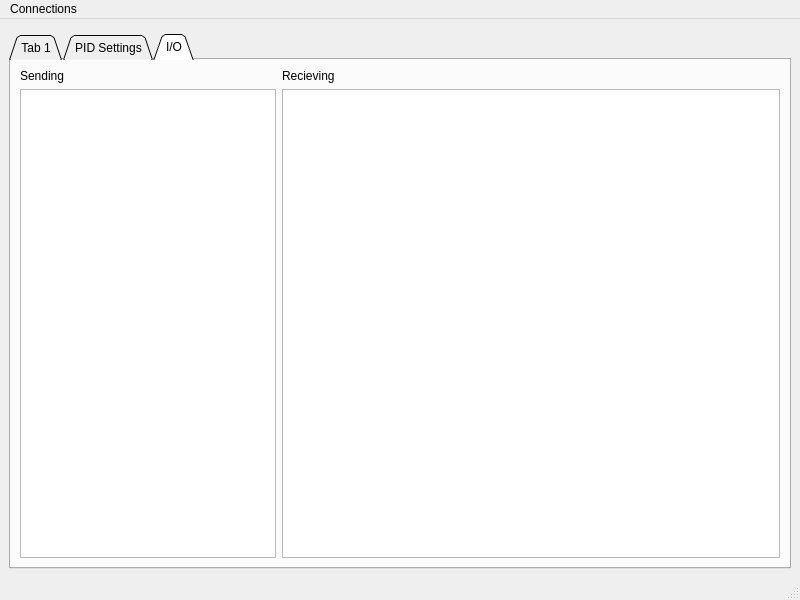
<?xml version="1.0" encoding="UTF-8"?>
<ui version="4.0">
 <class>MainWindow</class>
 <widget class="QMainWindow" name="MainWindow">
  <property name="geometry">
   <rect>
    <x>0</x>
    <y>0</y>
    <width>800</width>
    <height>600</height>
   </rect>
  </property>
  <property name="windowTitle">
   <string>MainWindow</string>
  </property>
  <widget class="QWidget" name="centralwidget">
   <layout class="QVBoxLayout" name="verticalLayout">
    <item>
     <widget class="MatplotlibWidget" name="mplwidget"/>
    </item>
    <item>
     <widget class="QTabWidget" name="tabs">
      <property name="tabShape">
       <enum>QTabWidget::Triangular</enum>
      </property>
      <property name="currentIndex">
       <number>2</number>
      </property>
      <widget class="QWidget" name="tab">
       <attribute name="title">
        <string>Tab 1</string>
       </attribute>
       <widget class="QLabel" name="label">
        <property name="geometry">
         <rect>
          <x>140</x>
          <y>10</y>
          <width>81</width>
          <height>16</height>
         </rect>
        </property>
        <property name="text">
         <string>RPM of output</string>
        </property>
       </widget>
       <widget class="QSpinBox" name="setpoint_spinner">
        <property name="geometry">
         <rect>
          <x>120</x>
          <y>30</y>
          <width>91</width>
          <height>21</height>
         </rect>
        </property>
        <property name="minimum">
         <number>-100</number>
        </property>
        <property name="maximum">
         <number>2000</number>
        </property>
       </widget>
       <widget class="QPushButton" name="setpoint_button">
        <property name="geometry">
         <rect>
          <x>130</x>
          <y>60</y>
          <width>75</width>
          <height>23</height>
         </rect>
        </property>
        <property name="text">
         <string>PushButton</string>
        </property>
       </widget>
       <widget class="QLabel" name="label_5">
        <property name="geometry">
         <rect>
          <x>20</x>
          <y>10</y>
          <width>71</width>
          <height>16</height>
         </rect>
        </property>
        <property name="text">
         <string>Manual Speed</string>
        </property>
       </widget>
       <widget class="QSpinBox" name="manual_spinner">
        <property name="geometry">
         <rect>
          <x>10</x>
          <y>30</y>
          <width>91</width>
          <height>21</height>
         </rect>
        </property>
        <property name="minimum">
         <number>-100</number>
        </property>
        <property name="maximum">
         <number>100</number>
        </property>
       </widget>
       <widget class="QCheckBox" name="auto_send_speed">
        <property name="geometry">
         <rect>
          <x>250</x>
          <y>30</y>
          <width>70</width>
          <height>17</height>
         </rect>
        </property>
        <property name="text">
         <string>Auto Send</string>
        </property>
       </widget>
      </widget>
      <widget class="QWidget" name="tab_2">
       <attribute name="title">
        <string>PID Settings</string>
       </attribute>
       <layout class="QGridLayout" name="gridLayout">
        <item row="0" column="0">
         <widget class="QLabel" name="label_2">
          <property name="text">
           <string>Kp</string>
          </property>
         </widget>
        </item>
        <item row="2" column="0">
         <widget class="QLabel" name="label_4">
          <property name="text">
           <string>Kd</string>
          </property>
         </widget>
        </item>
        <item row="1" column="1">
         <widget class="QDoubleSpinBox" name="ki_spinner_min">
          <property name="singleStep">
           <double>0.010000000000000</double>
          </property>
          <property name="value">
           <double>10.000000000000000</double>
          </property>
         </widget>
        </item>
        <item row="0" column="1">
         <widget class="QDoubleSpinBox" name="kp_spinner_min">
          <property name="singleStep">
           <double>0.010000000000000</double>
          </property>
          <property name="value">
           <double>0.010000000000000</double>
          </property>
         </widget>
        </item>
        <item row="2" column="1">
         <widget class="QDoubleSpinBox" name="kd_spinner_min">
          <property name="singleStep">
           <double>0.010000000000000</double>
          </property>
         </widget>
        </item>
        <item row="3" column="1">
         <widget class="QPushButton" name="pid_button">
          <property name="text">
           <string>Send Values</string>
          </property>
         </widget>
        </item>
        <item row="1" column="0">
         <widget class="QLabel" name="label_3">
          <property name="text">
           <string>Ki</string>
          </property>
         </widget>
        </item>
        <item row="1" column="3">
         <widget class="QSlider" name="ki_slider">
          <property name="orientation">
           <enum>Qt::Horizontal</enum>
          </property>
         </widget>
        </item>
        <item row="2" column="3">
         <widget class="QSlider" name="kd_slider">
          <property name="orientation">
           <enum>Qt::Horizontal</enum>
          </property>
         </widget>
        </item>
        <item row="0" column="3">
         <widget class="QSlider" name="kp_slider">
          <property name="orientation">
           <enum>Qt::Horizontal</enum>
          </property>
         </widget>
        </item>
        <item row="0" column="4">
         <widget class="QDoubleSpinBox" name="kp_spinner_max"/>
        </item>
        <item row="1" column="4">
         <widget class="QDoubleSpinBox" name="ki_spinner_max"/>
        </item>
        <item row="2" column="4">
         <widget class="QDoubleSpinBox" name="kd_spinner_max"/>
        </item>
        <item row="3" column="3">
         <widget class="QLabel" name="label_6">
          <property name="text">
           <string>Kd = 0.01 | Ki = 10.00 | Kd = 0.00</string>
          </property>
         </widget>
        </item>
        <item row="3" column="4">
         <widget class="QCheckBox" name="checkBox">
          <property name="text">
           <string>Auto Send</string>
          </property>
         </widget>
        </item>
       </layout>
      </widget>
      <widget class="QWidget" name="tab_3">
       <attribute name="title">
        <string>I/O</string>
       </attribute>
       <layout class="QFormLayout" name="formLayout">
        <property name="fieldGrowthPolicy">
         <enum>QFormLayout::AllNonFixedFieldsGrow</enum>
        </property>
        <item row="0" column="0">
         <widget class="QLabel" name="label_7">
          <property name="text">
           <string>Sending</string>
          </property>
         </widget>
        </item>
        <item row="0" column="1">
         <widget class="QLabel" name="label_8">
          <property name="text">
           <string>Recieving</string>
          </property>
         </widget>
        </item>
        <item row="1" column="0">
         <widget class="QTextBrowser" name="send_text_box">
          <property name="enabled">
           <bool>true</bool>
          </property>
         </widget>
        </item>
        <item row="1" column="1">
         <widget class="QTextBrowser" name="recv_text_box">
          <property name="autoFormatting">
           <set>QTextEdit::AutoAll</set>
          </property>
          <property name="overwriteMode">
           <bool>true</bool>
          </property>
         </widget>
        </item>
       </layout>
      </widget>
     </widget>
    </item>
   </layout>
  </widget>
  <widget class="QStatusBar" name="statusbar"/>
  <widget class="QMenuBar" name="menubar">
   <property name="geometry">
    <rect>
     <x>0</x>
     <y>0</y>
     <width>800</width>
     <height>21</height>
    </rect>
   </property>
   <widget class="QMenu" name="menuConnections">
    <property name="title">
     <string>Connections</string>
    </property>
   </widget>
   <addaction name="menuConnections"/>
  </widget>
 </widget>
 <customwidgets>
  <customwidget>
   <class>MatplotlibWidget</class>
   <extends>QWidget</extends>
   <header>matplotlibwidget</header>
  </customwidget>
 </customwidgets>
 <resources/>
 <connections/>
</ui>
